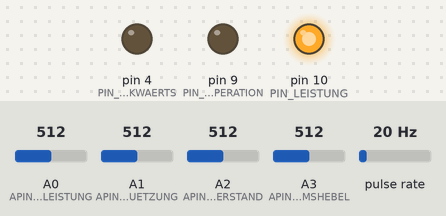
The sketch below on a simulated Arduino Uno, built with avr-gcc and run on an emulated ATmega328P. On the bench: output pins drawn as LEDs (lit = HIGH). Wiring (inferred from the names in the program): pulse sensor: data pin 3. The inputs (shaded band) are chosen by the test bench; at power-on: A0 (APIN_GENERATORLEISTUNG) = 512, A1 (APIN_UNTERSTUETZUNG) = 512, A2 (APIN_TRETWIDERSTAND) = 512, A3 (APIN_BREMSHEBEL) = 512, pulse rate 20 Hz. Pins used as bus, display or sensor lines are not drawn.

Above: at 1.2 s.
1.3 s: A0 (APIN_GENERATORLEISTUNG) set to 716
At 1.6 s:
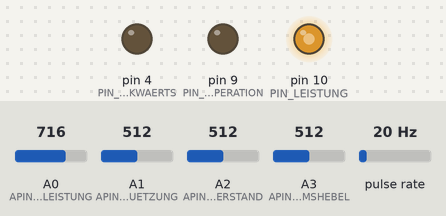
2.8 s: A0 (APIN_GENERATORLEISTUNG) set to 502
At 4.0 s:
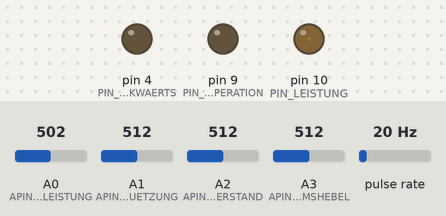
4.3 s: A0 (APIN_GENERATORLEISTUNG) set to 992
At 5.1 s:
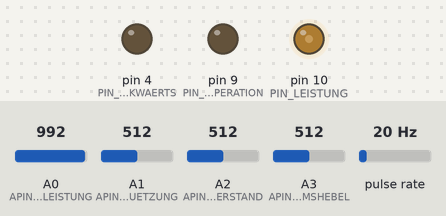
5.8 s: A0 (APIN_GENERATORLEISTUNG) set to 30
At 6.3 s:
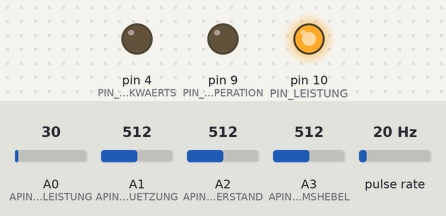
Timing chart, 0 to 8.3 s (numbered marks = the images above; inputs shaded):
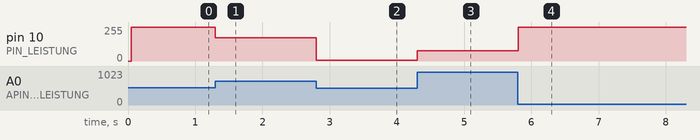

The sketch:

Lastenrad.ino
```cpp
//Rechtliche Maximalwerte fuer ein Pedelec gemaess StVZO:
#define MAX_PEDELEC_LEISTUNG_WATT 250 //Watt
#define MAX_PEDELEC_GESCHWINDIGKEIT_KMH 25 //km/h
#define MAX_SCHIEBEHILFE_GESCHWINDIGKEIT_KMH 6 //km/h

#define PIN_LEISTUNG 10
#define PIN_GENERATORWIDERSTAND 11
#define PIN_RUECKWAERTS 4
#define PIN_HALL_A 7
#define PIN_HALL_B 2
#define PIN_GEN_HALL_A 3
#define PIN_GEN_HALL_B 12
#define PIN_REKUPERATION 9

#define APIN_GENERATORLEISTUNG 0
#define APIN_UNTERSTUETZUNG 1
#define APIN_TRETWIDERSTAND 2
#define APIN_BREMSHEBEL 3

//Pins fuer spaetere Erweiterungen, die bereits am Stecker verbunden sind
//#define PIN_AUX_1 13
//#define PIN_AUX_2 5

#define GESCHWINDIGKEIT_ERMITTELN_INTERVAL 5 //mal pro Sekunde
#define MOTORSTEUERUNG_INTERVAL 20 //mal pro Sekunde
#define MILLISEKUNDEN_PRO_SEKUNDE 1000
#define GESCHWINDIGKEIT_UMRECHNUNGSFAKTOR 278 //mm/s entsprechen 1 km/h
#define MAX_PEDELEC_GESCHWINDIGKEIT MAX_PEDELEC_GESCHWINDIGKEIT_KMH * GESCHWINDIGKEIT_UMRECHNUNGSFAKTOR
#define MAX_SCHIEBEHILFE_GESCHWINDIGKEIT MAX_SCHIEBEHILFE_GESCHWINDIGKEIT_KMH * GESCHWINDIGKEIT_UMRECHNUNGSFAKTOR

#define UNTERSTUETZUNG_KENNLINIE_TEILER 7000 //generatorleistung^2 / TEILER + OFFSET
#define UNTERSTUETZUNG_KENNLINIE_OFFSET -2 //generatorleistung^2 / TEILER + OFFSET

#define MOTORPOLE 46
#define RADUMFANG 1756 //mm
#define NENNSPANNUNG 36 //Volt
#define NENNSTROM 30 //Ampere - Entspricht 100% am Pin Leistung
#define VOLLE_LEISTUNG 255 // 100% Leistungssignal
#define MAX_GESCHWINDIGKEIT_MAX_UNTERSTUETZUNG_LEISTUNG (VOLLE_LEISTUNG * MAX_PEDELEC_LEISTUNG_WATT) / (NENNSTROM * NENNSPANNUNG) // Leistungssignal bei 25 km/h und Volllast

//Elektrische Leistungsbegrezung:
//Durch die elektrische Leistungsbegrenzung wird gewaehrleistet, dass die erlaubte Unterstuetzungsleistung niemals ueberschritten wird. Da der Wirkungsgrad <= 100% ist, ist das physikalisch nicht moeglich.
//Leistung = Drehmoment * Drehzahl
//Leistung = Spannung * Strom
//Spannung und Strom sind bekannt. Drehzahl ist bekannt. Das Drehmoment ist linear zum Strom.
//Das Drehmoment ist nicht bekannt, aber der genaue Wert ist fuer die Leistungsbegrenzung auch nicht so wichtig, weil sicher ist dass die abgegebene mechanische Leistung niemals die elektrische Leistung uebersteigt.
//Bei 36 V liegt der Strom bei 250 W / 36 V = ~7 A.
//Bei der Fahrgeschwindigkeit von 25 km/h und voller elektrischer Leistung 250 W nehme ich die Drehzahl 1 (einheitenlos) und das Drehmoment 1 (einheitenlos) an.
//Diese beiden Variablen muessen sich so verhalten, dass ihr Produkt niemals groesser als 1 wird, dann ist sichergestellt, dass die mechanische Leistung auch 250 Watt nicht uebersteigt.
//Das bedeutet, bei einer Drehzahl von 0.5 (Geschwindigkeit 12.5 km/h) kann das Drehmoment 2 betragen, bei Drehzahl 0.25 kann das Drehmoment 4 sein und so weiter.
//Rechnung: leistung = (MAX_GESCHWINDIGKEIT_MAX_UNTERSTUETZUNG_LEISTUNG * MAX_PEDELEC_GESCHWINDIGKEIT) / geschwindigkeit

#define GENERATORSTROM_MAX 25 //Ampere - Wenn das Strommess-IC ein 100% Signal gibt
#define GENERATORSTROM_MAX_SIGNAL 1023 // 100% Eingangssignal - Bedeutet maximaler positiver Stromfluss am Strommess-IC
#define GENERATOR_UMRECHNUNGSFAKTOR GENERATORSTROM_MAX * VOLLE_LEISTUNG
#define GENERATOR_UMRECHNUNGSTEILER (GENERATORSTROM_MAX_SIGNAL / 2) * NENNSTROM
//Rechnung: Ausgabeleistung = (Eingabeleistung * GENERATOR_UMRECHNUNGSFAKTOR) / GENERATOR_UMRECHNUNGSTEILER

uint16_t geschwindigkeit = 0; // in Millimeter pro Sekunde! 1000 mm/s = 1 m/s (278 mm/s = 1 km/h)
volatile bool rueckwaertsIst = false;
bool rueckwaertsSoll = false;
uint16_t unterstuetzung = 0;
uint16_t tretwiderstand = 0;
uint16_t bremshebel = 0;
uint8_t leistung = 0;
uint16_t generatorleistung = 0;
uint8_t ausgabeleistungNachGenerator = 0;
uint8_t rekuperation = 0;

volatile uint8_t motorInkrementZaehler = 0;
uint8_t motorInkrementLetzterZaehlerstand = 0;
uint32_t zeit = 0;

void setup() {
  // put your setup code here, to run once:
  pinMode(PIN_LEISTUNG, OUTPUT);
  pinMode(PIN_GENERATORWIDERSTAND, OUTPUT);
  pinMode(PIN_RUECKWAERTS, OUTPUT);
  pinMode(PIN_REKUPERATION, OUTPUT);

  pinMode(PIN_HALL_A, INPUT);
  pinMode(PIN_HALL_B, INPUT);

  pinMode(PIN_GEN_HALL_A, INPUT);
  pinMode(PIN_GEN_HALL_B, INPUT);

  attachInterrupt(digitalPinToInterrupt(PIN_HALL_A), motorHallISR, CHANGE);
  attachInterrupt(digitalPinToInterrupt(PIN_GEN_HALL_A), generatorISR, CHANGE);

}

void loop() {
  // put your main code here, to run repeatedly:
  if (millis() != zeit) {
    zeit = millis();
    zeitfunktionen();
  }

}

void zeitfunktionen() {
  if (zeit % (MILLISEKUNDEN_PRO_SEKUNDE / GESCHWINDIGKEIT_ERMITTELN_INTERVAL) == 0) {
    noInterrupts();
    int8_t schritte = motorInkrementZaehler - motorInkrementLetzterZaehlerstand;
    motorInkrementLetzterZaehlerstand = motorInkrementZaehler;
    interrupts();
    geschwindigkeit = (schritte * RADUMFANG) / MOTORPOLE;

    unterstuetzung = analogRead(APIN_UNTERSTUETZUNG);
    tretwiderstand = analogRead(APIN_TRETWIDERSTAND);
    analogWrite(PIN_GENERATORWIDERSTAND, zehnBitInAchtBitUmwandeln(tretwiderstand));
  }
  if (zeit % (MILLISEKUNDEN_PRO_SEKUNDE / MOTORSTEUERUNG_INTERVAL) == 0) {
    generatorleistungMessen();
    if (rueckwaertsIst == rueckwaertsSoll) {
      if (geschwindigkeit > MAX_PEDELEC_GESCHWINDIGKEIT) {
        leistung = ausgabeleistungNachGenerator;
      }
      else {
        leistung = ausgabeleistungNachGenerator + unterstuetzungsleistungBerechnen();
      }
    }
    else {
      rekuperation = ausgabeleistungNachGenerator; // TODO: Passende Rekuperationsstärke anhand der Generatorleistung berechnen
    }

    bremshebel = analogRead(APIN_BREMSHEBEL);
    uint8_t manuelleRekuperation = zehnBitInAchtBitUmwandeln(bremshebel);
    if (manuelleRekuperation > rekuperation) {
      rekuperation = manuelleRekuperation;
    }

    analogWrite(PIN_LEISTUNG, leistung);
  }
}

void motorHallISR() {
  bool vorwaerts = digitalRead(PIN_HALL_A) == digitalRead(PIN_HALL_B);
  if (vorwaerts) {
    motorInkrementZaehler++;
  }
  else {
    motorInkrementZaehler--;
  }
  rueckwaertsIst = !vorwaerts;
}

void generatorISR() {
  //TODO: Richtung erkennen, optional Drehzahl ermitteln
}

uint8_t zehnBitInAchtBitUmwandeln(uint16_t zehnBitWert) {
  return (uint8_t)(zehnBitWert >> 2);
}

void analogeingabenAbfragen() {
  generatorleistung = analogRead(APIN_GENERATORLEISTUNG);
  unterstuetzung = analogRead(APIN_UNTERSTUETZUNG);
  tretwiderstand = analogRead(APIN_TRETWIDERSTAND);
  bremshebel = analogRead(APIN_BREMSHEBEL);
}

void generatorleistungMessen() {
  generatorleistung = analogRead(APIN_GENERATORLEISTUNG);
  if (generatorleistung < 512) {
    ausgabeleistungNachGenerator = 0;
  }
  else {
    ausgabeleistungNachGenerator = ((generatorleistung - 512) * GENERATOR_UMRECHNUNGSFAKTOR) / GENERATOR_UMRECHNUNGSTEILER;
  }
}

uint8_t unterstuetzungsleistungBerechnen() {
  return constrain(
    ((generatorleistung * generatorleistung) / UNTERSTUETZUNG_KENNLINIE_TEILER + UNTERSTUETZUNG_KENNLINIE_OFFSET),
    0, (MAX_GESCHWINDIGKEIT_MAX_UNTERSTUETZUNG_LEISTUNG * MAX_PEDELEC_GESCHWINDIGKEIT) / geschwindigkeit);
}
```

Measured:
- after the input at 1.3 s, pin 10 (PIN_LEISTUNG): 254/255 → 173/255 at once
- after the input at 2.8 s, pin 10 (PIN_LEISTUNG): 173/255 → 5/255 at once
- after the input at 4.3 s, pin 10 (PIN_LEISTUNG): 5/255 → 78/255 at once
- after the input at 5.8 s, pin 10 (PIN_LEISTUNG): 78/255 → 254/255 at once
